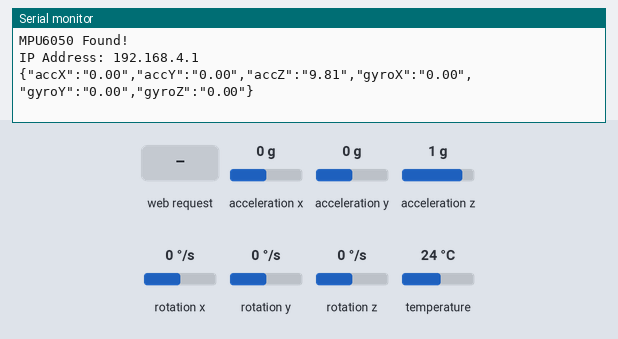
Simulated run of this program. Board: ESP32. Parts: the last lines printed to the serial monitor. Inputs (shaded band) come from the test bench; at power-on: acceleration x 0 g, acceleration y 0 g, acceleration z 1 g, rotation x 0 °/s, rotation y 0 °/s, rotation z 0 °/s, temperature 24 °C.

Above: at 1.2 s.
1.3 s: HTTP request GET /live-gyro received
At 1.9 s:
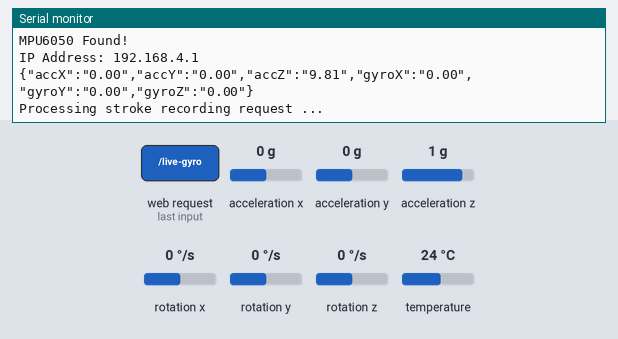
2.8 s: HTTP request GET /record-stroke received
At 3.01 s:
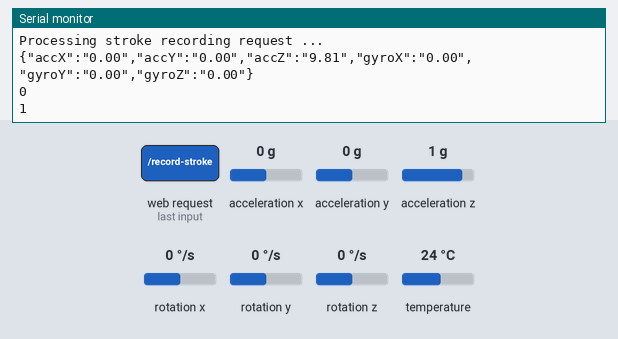
4.5 s: acceleration x set to -1.4 g
At 5.3 s:
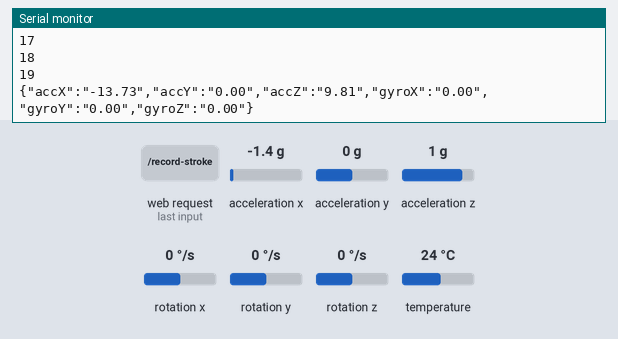
Timing chart, 0 to 7.5 s (numbered marks = the images above; inputs shaded):
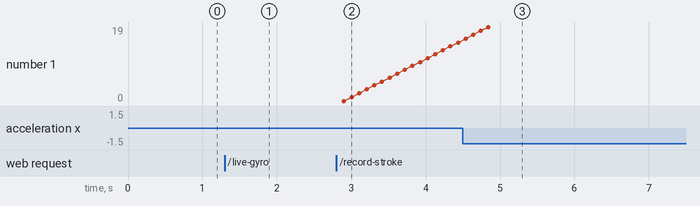

Measured:
- after the input at 1.3 s, the serial monitor: prints a new line at once (image 1)
- after the input at 2.8 s, the serial monitor: prints a new line after 0.10 s (image 2)
- after the input at 4.5 s, the serial monitor: prints a new line after 0.35 s (image 3)

The program:

main.cpp
```cpp
// Import required libraries
#include <WiFi.h>
#include <ESPAsyncWebServer.h>
#include <WebSocketsServer.h> // Include Websocket Library
#include <Wire.h>
#include <ArduinoJson.h>
#include <Adafruit_MPU6050.h>
#include <Adafruit_Sensor.h>
#include <Ticker.h>
#include "InitProtocols.h"
//#include "GyroLogic.h"

// Replace with your network credentials
const char *ssid = "ESP32";
const char *password = "12345678";

Ticker timer;

// Create AsyncWebServer object on port 80
AsyncWebServer server(80);
WebSocketsServer webSocket = WebSocketsServer(81);

float gyroX, gyroY, gyroZ;
float accX, accY, accZ;
sensors_event_t a, g, temp;

// Create a sensor object
Adafruit_MPU6050 mpu;

bool readDataFlag = false;
bool stopWebSocket = false;
void readData()
{
  readDataFlag = true;
}

void initMPU()
{
  if (!mpu.begin())
  {
    Serial.println("Failed to find MPU6050 chip");
    while (1)
    {
      delay(10);
    }
  }
  Serial.println("MPU6050 Found!");
}

void serverOn()
{

  server.on("/live-acceleration", HTTP_GET, [](AsyncWebServerRequest *request)
            { AsyncResponseStream *response = request->beginResponseStream("application/json");

      DynamicJsonDocument accel_data(1024);

      mpu.getEvent(&a, &g, &temp);

      // Get current acceleration values
      accX = a.acceleration.x;
      accY = a.acceleration.y;
      accZ = a.acceleration.z;

      accel_data["accX"] = String(accX);
      accel_data["accY"] = String(accY);
      accel_data["accZ"] = String(accZ);

      serializeJson(accel_data, *response);
      request->send(response); });

  server.on("/live-gyro", HTTP_GET, [](AsyncWebServerRequest *request)
            { AsyncResponseStream *response = request->beginResponseStream("application/json");

      Serial.println("Processing stroke recording request ...");
      DynamicJsonDocument gyro_data(1024);

      mpu.getEvent(&a, &g, &temp);

      float gyroX_temp = g.gyro.x;
      float gyroY_temp = g.gyro.y;
      float gyroZ_temp = g.gyro.z;

      gyro_data["gyroX"] = String(gyroX);
      gyro_data["gyroY"] = String(gyroY);
      gyro_data["gyroZ"] = String(gyroZ);

      serializeJson(gyro_data, *response);
      request->send(response); });

  server.on("/record-stroke", HTTP_GET, [](AsyncWebServerRequest *request)
            {AsyncResponseStream *response = request->beginResponseStream("application/json");

      stopWebSocket = true;
      DynamicJsonDocument strokeData(1024);

      // create nested array within JSON object
      JsonArray accelerationX = strokeData.createNestedArray("acceleration_x");
      JsonArray accelerationY = strokeData.createNestedArray("acceleration_y");
      JsonArray accelerationZ = strokeData.createNestedArray("acceleration_z");

      // hard code how many readings to be taken for one shot
      int n = 20;

      for (int i = 0; i < n; i++)
      {

        mpu.getEvent(&a, &g, &temp);

        accelerationX.add(String(a.acceleration.x));
        accelerationY.add(String(a.acceleration.y));
        accelerationZ.add(String(a.acceleration.z));

        delay(100);
        Serial.println(i);
      };

      serializeJson(strokeData, *response);
      request->send(response); });

  //  Start server
  server.begin();
}

String updateSocket()
{
  mpu.getEvent(&a, &g, &temp);
  StaticJsonDocument<200> doc_tx;

  // Get current acceleration values
  accX = a.acceleration.x;
  accY = a.acceleration.y;
  accZ = a.acceleration.z;

  float gyroX_temp = g.gyro.x;
  float gyroY_temp = g.gyro.y;
  float gyroZ_temp = g.gyro.z;

  String jsonString = "";                      // create a JSON string for sending data to the client
  JsonObject object = doc_tx.to<JsonObject>(); // create a JSON Object

  object["accX"] = String(accX);
  object["accY"] = String(accY);
  object["accZ"] = String(accZ);
  object["gyroX"] = String(gyroX);
  object["gyroY"] = String(gyroY);
  object["gyroZ"] = String(gyroZ);

  serializeJson(doc_tx, jsonString); // convert JSON object to string
  Serial.println(jsonString);        // print JSON string to console for debug purposes (you can comment this out)
  return jsonString;
}

DynamicJsonDocument recordStroke()
{

  // declare JSON object
  DynamicJsonDocument strokeData(1024);

  // create nested array within JSON object
  JsonArray accelerationX = strokeData.createNestedArray("acceleration_x");
  JsonArray accelerationY = strokeData.createNestedArray("acceleration_y");
  JsonArray accelerationZ = strokeData.createNestedArray("acceleration_z");

  // hard code how many readings to be taken for one shot
  int n = 20;

  for (int i = 0; i < n; i++)
  {

    mpu.getEvent(&a, &g, &temp);

    accelerationX.add(a.acceleration.x);
    accelerationY.add(a.acceleration.y);
    accelerationZ.add(a.acceleration.z);
  }

  return strokeData;
}

DynamicJsonDocument getAccelData()
{
  DynamicJsonDocument readings(16384);

  // Get current acceleration values
  accX = a.acceleration.x;
  accY = a.acceleration.y;
  accZ = a.acceleration.z;
  readings["accX"] = String(accX);
  readings["accY"] = String(accY);
  readings["accZ"] = String(accZ);

  return readings;
}

DynamicJsonDocument getGyroData()
{

  DynamicJsonDocument readings(16384);

  float gyroX_temp = g.gyro.x;
  float gyroY_temp = g.gyro.y;
  float gyroZ_temp = g.gyro.z;

  readings["gyroX"] = String(gyroX);
  readings["gyroY"] = String(gyroY);
  readings["gyroZ"] = String(gyroZ);

  return readings;
}

void setup()
{
  // begin serial com for debugging
  Serial.begin(115200);

  // set up MPU
  initMPU();

  // set up soft AP
  WiFi.softAP(ssid, password);

  // publish the public IP of the AP
  Serial.println();
  Serial.print("IP Address: ");
  Serial.println(WiFi.softAPIP());

  serverOn();
  timer.attach(1, readData);
}

void loop()
{
  while (!stopWebSocket)
  {
    webSocket.begin();
    webSocket.loop();
    if (readDataFlag)
    {
      String jsonString = updateSocket();
      webSocket.broadcastTXT(jsonString);
      readDataFlag = false;
    }
  }
}
```
